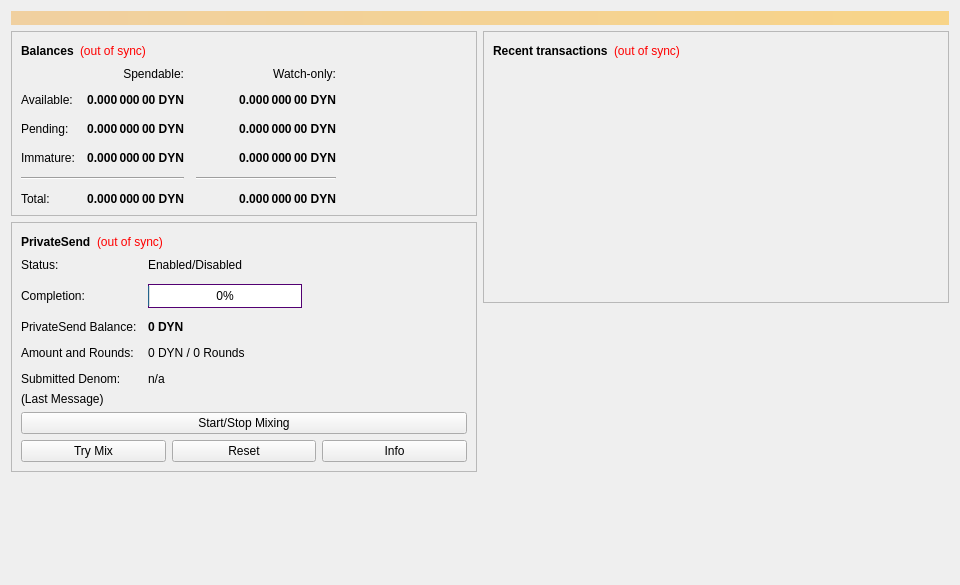
<?xml version="1.0" encoding="UTF-8"?>
<ui version="4.0">
 <class>OverviewPage</class>
 <widget class="QWidget" name="OverviewPage">
  <property name="geometry">
   <rect>
    <x>0</x>
    <y>0</y>
    <width>960</width>
    <height>585</height>
   </rect>
  </property>
  <property name="minimumSize">
   <size>
    <width>960</width>
    <height>0</height>
   </size>
  </property>
  <property name="windowTitle">
   <string>Form</string>
  </property>
  <layout class="QVBoxLayout" name="topLayout">
   <item>
    <widget class="QLabel" name="labelAlerts">
     <property name="visible">
      <bool>false</bool>
     </property>
     <property name="styleSheet">
      <string notr="true">background-color: qlineargradient(x1: 0, y1: 0, x2: 1, y2: 0, stop:0 #F0D0A0, stop:1 #F8D488); color:#000000;</string>
     </property>
     <property name="wordWrap">
      <bool>true</bool>
     </property>
     <property name="margin">
      <number>3</number>
     </property>
    </widget>
   </item>
   <item>
    <layout class="QHBoxLayout" name="horizontalLayout" stretch="1,1">
     <item>
      <layout class="QVBoxLayout" name="verticalLayout_2">
       <item>
        <widget class="QFrame" name="frame">
         <property name="frameShape">
          <enum>QFrame::StyledPanel</enum>
         </property>
         <property name="frameShadow">
          <enum>QFrame::Raised</enum>
         </property>
         <layout class="QVBoxLayout" name="verticalLayout_4">
          <item>
           <layout class="QHBoxLayout" name="horizontalLayout_4">
            <item>
             <widget class="QLabel" name="label_5">
              <property name="font">
               <font>
                <weight>75</weight>
                <bold>true</bold>
               </font>
              </property>
              <property name="text">
               <string>Balances</string>
              </property>
             </widget>
            </item>
            <item>
             <widget class="QLabel" name="labelWalletStatus">
              <property name="toolTip">
               <string>The displayed information may be out of date. Your wallet automatically synchronizes with the Dynamic network after a connection is established, but this process has not completed yet.</string>
              </property>
              <property name="styleSheet">
               <string notr="true">QLabel { color: red; }</string>
              </property>
              <property name="text">
               <string notr="true">(out of sync)</string>
              </property>
              <property name="alignment">
               <set>Qt::AlignLeading|Qt::AlignLeft|Qt::AlignVCenter</set>
              </property>
             </widget>
            </item>
            <item>
             <spacer name="horizontalSpacer_3">
              <property name="orientation">
               <enum>Qt::Horizontal</enum>
              </property>
              <property name="sizeHint" stdset="0">
               <size>
                <width>40</width>
                <height>20</height>
               </size>
              </property>
             </spacer>
            </item>
           </layout>
          </item>
          <item>
           <layout class="QGridLayout" name="gridLayout">
            <property name="spacing">
             <number>12</number>
            </property>
            <item row="2" column="2">
             <widget class="QLabel" name="labelWatchPending">
              <property name="font">
               <font>
                <weight>75</weight>
                <bold>true</bold>
               </font>
              </property>
              <property name="cursor">
               <cursorShape>IBeamCursor</cursorShape>
              </property>
              <property name="toolTip">
               <string>Unconfirmed transactions to watch-only addresses</string>
              </property>
              <property name="text">
               <string notr="true">0.000 000 00 DYN</string>
              </property>
              <property name="alignment">
               <set>Qt::AlignRight|Qt::AlignTrailing|Qt::AlignVCenter</set>
              </property>
              <property name="textInteractionFlags">
               <set>Qt::LinksAccessibleByMouse|Qt::TextSelectableByKeyboard|Qt::TextSelectableByMouse</set>
              </property>
             </widget>
            </item>
            <item row="2" column="1">
             <widget class="QLabel" name="labelUnconfirmed">
              <property name="font">
               <font>
                <weight>75</weight>
                <bold>true</bold>
               </font>
              </property>
              <property name="cursor">
               <cursorShape>IBeamCursor</cursorShape>
              </property>
              <property name="toolTip">
               <string>Total of transactions that have yet to be confirmed, and do not yet count toward the spendable balance</string>
              </property>
              <property name="text">
               <string notr="true">0.000 000 00 DYN</string>
              </property>
              <property name="alignment">
               <set>Qt::AlignRight|Qt::AlignTrailing|Qt::AlignVCenter</set>
              </property>
              <property name="textInteractionFlags">
               <set>Qt::LinksAccessibleByMouse|Qt::TextSelectableByKeyboard|Qt::TextSelectableByMouse</set>
              </property>
             </widget>
            </item>
            <item row="3" column="2">
             <widget class="QLabel" name="labelWatchImmature">
              <property name="font">
               <font>
                <weight>75</weight>
                <bold>true</bold>
               </font>
              </property>
              <property name="cursor">
               <cursorShape>IBeamCursor</cursorShape>
              </property>
              <property name="toolTip">
               <string>Mined balance in watch-only addresses that has not yet matured</string>
              </property>
              <property name="text">
               <string notr="true">0.000 000 00 DYN</string>
              </property>
              <property name="alignment">
               <set>Qt::AlignRight|Qt::AlignTrailing|Qt::AlignVCenter</set>
              </property>
              <property name="textInteractionFlags">
               <set>Qt::LinksAccessibleByMouse|Qt::TextSelectableByKeyboard|Qt::TextSelectableByMouse</set>
              </property>
             </widget>
            </item>
            <item row="4" column="0" colspan="2">
             <widget class="Line" name="lineSpendableBalance">
              <property name="orientation">
               <enum>Qt::Horizontal</enum>
              </property>
             </widget>
            </item>
            <item row="4" column="2">
             <widget class="Line" name="lineWatchBalance">
              <property name="sizePolicy">
               <sizepolicy hsizetype="Preferred" vsizetype="Fixed">
                <horstretch>0</horstretch>
                <verstretch>0</verstretch>
               </sizepolicy>
              </property>
              <property name="minimumSize">
               <size>
                <width>140</width>
                <height>0</height>
               </size>
              </property>
              <property name="orientation">
               <enum>Qt::Horizontal</enum>
              </property>
             </widget>
            </item>
            <item row="5" column="0">
             <widget class="QLabel" name="labelTotalText">
              <property name="text">
               <string>Total:</string>
              </property>
             </widget>
            </item>
            <item row="3" column="1">
             <widget class="QLabel" name="labelImmature">
              <property name="font">
               <font>
                <weight>75</weight>
                <bold>true</bold>
               </font>
              </property>
              <property name="cursor">
               <cursorShape>IBeamCursor</cursorShape>
              </property>
              <property name="toolTip">
               <string>Mined balance that has not yet matured</string>
              </property>
              <property name="text">
               <string notr="true">0.000 000 00 DYN</string>
              </property>
              <property name="alignment">
               <set>Qt::AlignRight|Qt::AlignTrailing|Qt::AlignVCenter</set>
              </property>
              <property name="textInteractionFlags">
               <set>Qt::LinksAccessibleByMouse|Qt::TextSelectableByKeyboard|Qt::TextSelectableByMouse</set>
              </property>
             </widget>
            </item>
            <item row="2" column="3">
             <spacer name="horizontalSpacer_2">
              <property name="orientation">
               <enum>Qt::Horizontal</enum>
              </property>
              <property name="sizeHint" stdset="0">
               <size>
                <width>40</width>
                <height>20</height>
               </size>
              </property>
             </spacer>
            </item>
            <item row="3" column="0">
             <widget class="QLabel" name="labelImmatureText">
              <property name="text">
               <string>Immature:</string>
              </property>
             </widget>
            </item>
            <item row="5" column="1">
             <widget class="QLabel" name="labelTotal">
              <property name="font">
               <font>
                <weight>75</weight>
                <bold>true</bold>
               </font>
              </property>
              <property name="cursor">
               <cursorShape>IBeamCursor</cursorShape>
              </property>
              <property name="toolTip">
               <string>Your current total balance</string>
              </property>
              <property name="text">
               <string notr="true">0.000 000 00 DYN</string>
              </property>
              <property name="alignment">
               <set>Qt::AlignRight|Qt::AlignTrailing|Qt::AlignVCenter</set>
              </property>
              <property name="textInteractionFlags">
               <set>Qt::LinksAccessibleByMouse|Qt::TextSelectableByKeyboard|Qt::TextSelectableByMouse</set>
              </property>
             </widget>
            </item>
            <item row="5" column="2">
             <widget class="QLabel" name="labelWatchTotal">
              <property name="font">
               <font>
                <weight>75</weight>
                <bold>true</bold>
               </font>
              </property>
              <property name="cursor">
               <cursorShape>IBeamCursor</cursorShape>
              </property>
              <property name="toolTip">
               <string>Current total balance in watch-only addresses</string>
              </property>
              <property name="text">
               <string notr="true">0.000 000 00 DYN</string>
              </property>
              <property name="alignment">
               <set>Qt::AlignRight|Qt::AlignTrailing|Qt::AlignVCenter</set>
              </property>
              <property name="textInteractionFlags">
               <set>Qt::LinksAccessibleByMouse|Qt::TextSelectableByKeyboard|Qt::TextSelectableByMouse</set>
              </property>
             </widget>
            </item>
            <item row="0" column="2">
             <widget class="QLabel" name="labelWatchonly">
              <property name="text">
               <string>Watch-only:</string>
              </property>
              <property name="alignment">
               <set>Qt::AlignRight|Qt::AlignTrailing|Qt::AlignVCenter</set>
              </property>
             </widget>
            </item>
            <item row="1" column="0">
             <widget class="QLabel" name="labelBalanceText">
              <property name="text">
               <string>Available:</string>
              </property>
             </widget>
            </item>
            <item row="1" column="1">
             <widget class="QLabel" name="labelBalance">
              <property name="font">
               <font>
                <weight>75</weight>
                <bold>true</bold>
               </font>
              </property>
              <property name="cursor">
               <cursorShape>IBeamCursor</cursorShape>
              </property>
              <property name="toolTip">
               <string>Your current spendable balance</string>
              </property>
              <property name="text">
               <string notr="true">0.000 000 00 DYN</string>
              </property>
              <property name="alignment">
               <set>Qt::AlignRight|Qt::AlignTrailing|Qt::AlignVCenter</set>
              </property>
              <property name="textInteractionFlags">
               <set>Qt::LinksAccessibleByMouse|Qt::TextSelectableByKeyboard|Qt::TextSelectableByMouse</set>
              </property>
             </widget>
            </item>
            <item row="1" column="2">
             <widget class="QLabel" name="labelWatchAvailable">
              <property name="font">
               <font>
                <weight>75</weight>
                <bold>true</bold>
               </font>
              </property>
              <property name="cursor">
               <cursorShape>IBeamCursor</cursorShape>
              </property>
              <property name="toolTip">
               <string>Your current balance in watch-only addresses</string>
              </property>
              <property name="text">
               <string notr="true">0.000 000 00 DYN</string>
              </property>
              <property name="alignment">
               <set>Qt::AlignRight|Qt::AlignTrailing|Qt::AlignVCenter</set>
              </property>
              <property name="textInteractionFlags">
               <set>Qt::LinksAccessibleByMouse|Qt::TextSelectableByKeyboard|Qt::TextSelectableByMouse</set>
              </property>
             </widget>
            </item>
            <item row="2" column="0">
             <widget class="QLabel" name="labelPendingText">
              <property name="text">
               <string>Pending:</string>
              </property>
             </widget>
            </item>
            <item row="0" column="1">
             <widget class="QLabel" name="labelSpendable">
              <property name="text">
               <string>Spendable:</string>
              </property>
              <property name="alignment">
               <set>Qt::AlignRight|Qt::AlignTrailing|Qt::AlignVCenter</set>
              </property>
             </widget>
            </item>
           </layout>
          </item>
         </layout>
        </widget>
       </item>
       <item>
        <widget class="QFrame" name="framePrivateSend">
         <property name="layoutDirection">
          <enum>Qt::LeftToRight</enum>
         </property>
         <property name="frameShape">
          <enum>QFrame::StyledPanel</enum>
         </property>
         <property name="frameShadow">
          <enum>QFrame::Raised</enum>
         </property>
         <layout class="QVBoxLayout" name="VerticalLayout_PS1">
          <item>
           <layout class="QHBoxLayout" name="horizontalLayout_5">
            <item>
             <widget class="QLabel" name="labelPrivateSendHeader">
              <property name="font">
               <font>
                <weight>75</weight>
                <bold>true</bold>
               </font>
              </property>
              <property name="text">
               <string>PrivateSend</string>
              </property>
             </widget>
            </item>
            <item>
             <widget class="QLabel" name="labelPrivateSendSyncStatus">
              <property name="toolTip">
               <string>The displayed information may be out of date. Your wallet automatically synchronizes with the Dynamic network after a connection is established, but this process has not completed yet.</string>
              </property>
              <property name="styleSheet">
               <string notr="true">QLabel { color: red; }</string>
              </property>
              <property name="text">
               <string notr="true">(out of sync)</string>
              </property>
              <property name="alignment">
               <set>Qt::AlignLeading|Qt::AlignLeft|Qt::AlignVCenter</set>
              </property>
             </widget>
            </item>
            <item>
             <spacer name="horizontalSpacer_4">
              <property name="orientation">
               <enum>Qt::Horizontal</enum>
              </property>
              <property name="sizeHint" stdset="0">
               <size>
                <width>40</width>
                <height>20</height>
               </size>
              </property>
             </spacer>
            </item>
           </layout>
          </item>
          <item>
           <layout class="QFormLayout" name="privateSendFormLayout">
            <property name="fieldGrowthPolicy">
             <enum>QFormLayout::AllNonFixedFieldsGrow</enum>
            </property>
            <property name="horizontalSpacing">
             <number>11</number>
            </property>
            <property name="verticalSpacing">
             <number>12</number>
            </property>
            <item row="0" column="1">
             <widget class="QLabel" name="labelPrivateSendEnabled">
              <property name="text">
               <string>Enabled/Disabled</string>
              </property>
             </widget>
            </item>
            <item row="1" column="0">
             <widget class="QLabel" name="labelCompletitionText">
              <property name="text">
               <string>Completion:</string>
              </property>
             </widget>
            </item>
            <item row="1" column="1">
             <widget class="QProgressBar" name="privateSendProgress">
              <property name="maximumSize">
               <size>
                <width>154</width>
                <height>16777215</height>
               </size>
              </property>
              <property name="styleSheet">
               <string notr="true">border-width:1px;
border-color:rgb(82,0,114);
border-style:solid;</string>
              </property>
              <property name="value">
               <number>0</number>
              </property>
              <property name="alignment">
               <set>Qt::AlignCenter</set>
              </property>
             </widget>
            </item>
            <item row="2" column="0">
             <widget class="QLabel" name="labelAnonymizedText">
              <property name="text">
               <string>PrivateSend Balance:</string>
              </property>
             </widget>
            </item>
            <item row="2" column="1">
             <widget class="QLabel" name="labelAnonymized">
              <property name="font">
               <font>
                <weight>75</weight>
                <bold>true</bold>
               </font>
              </property>
              <property name="text">
               <string notr="true">0 DYN</string>
              </property>
             </widget>
            </item>
            <item row="3" column="0">
             <widget class="QLabel" name="labelAmountAndRoundsText">
              <property name="text">
               <string>Amount and Rounds:</string>
              </property>
             </widget>
            </item>
            <item row="3" column="1">
             <widget class="QLabel" name="labelAmountRounds">
              <property name="text">
               <string>0 DYN / 0 Rounds</string>
              </property>
             </widget>
            </item>
            <item row="4" column="0">
             <widget class="QLabel" name="labelSubmittedDenomText">
              <property name="text">
               <string>Submitted Denom:</string>
              </property>
              <property name="wordWrap">
               <bool>false</bool>
              </property>
             </widget>
            </item>
            <item row="4" column="1">
             <widget class="QLabel" name="labelSubmittedDenom">
              <property name="toolTip">
               <string>The denominations you submitted to the Dynode.&lt;br&gt;To mix, other users must submit the exact same denominations.</string>
              </property>
              <property name="text">
               <string>n/a</string>
              </property>
             </widget>
            </item>
            <item row="0" column="0">
             <widget class="QLabel" name="labelPrivateSendEnabledText">
              <property name="text">
               <string>Status:</string>
              </property>
              <property name="alignment">
               <set>Qt::AlignLeading|Qt::AlignLeft|Qt::AlignVCenter</set>
              </property>
             </widget>
            </item>
           </layout>
          </item>
          <item>
           <layout class="QVBoxLayout" name="VerticalLayout_PS">
            <item>
             <widget class="QLabel" name="labelPrivateSendLastMessage">
              <property name="text">
               <string>(Last Message)</string>
              </property>
              <property name="alignment">
               <set>Qt::AlignLeading|Qt::AlignLeft|Qt::AlignTop</set>
              </property>
              <property name="wordWrap">
               <bool>true</bool>
              </property>
             </widget>
            </item>
            <item>
             <widget class="QPushButton" name="togglePrivateSend">
              <property name="sizePolicy">
               <sizepolicy hsizetype="MinimumExpanding" vsizetype="Fixed">
                <horstretch>0</horstretch>
                <verstretch>0</verstretch>
               </sizepolicy>
              </property>
              <property name="text">
               <string>Start/Stop Mixing</string>
              </property>
             </widget>
            </item>
            <item>
             <layout class="QHBoxLayout" name="horizontalLayout_debugbuttons">
              <item>
               <widget class="QPushButton" name="privateSendAuto">
                <property name="sizePolicy">
                 <sizepolicy hsizetype="MinimumExpanding" vsizetype="Fixed">
                  <horstretch>0</horstretch>
                  <verstretch>0</verstretch>
                 </sizepolicy>
                </property>
                <property name="toolTip">
                 <string>Try to manually submit a PrivateSend request.</string>
                </property>
                <property name="text">
                 <string>Try Mix</string>
                </property>
               </widget>
              </item>
              <item>
               <widget class="QPushButton" name="privateSendReset">
                <property name="sizePolicy">
                 <sizepolicy hsizetype="MinimumExpanding" vsizetype="Fixed">
                  <horstretch>0</horstretch>
                  <verstretch>0</verstretch>
                 </sizepolicy>
                </property>
                <property name="toolTip">
                 <string>Reset the current status of PrivateSend (can interrupt PrivateSend if it's in the process of Mixing, which can cost you money!)</string>
                </property>
                <property name="autoFillBackground">
                 <bool>false</bool>
                </property>
                <property name="text">
                 <string>Reset</string>
                </property>
               </widget>
              </item>
              <item>
               <widget class="QPushButton" name="privateSendInfo">
                <property name="sizePolicy">
                 <sizepolicy hsizetype="MinimumExpanding" vsizetype="Fixed">
                  <horstretch>0</horstretch>
                  <verstretch>0</verstretch>
                 </sizepolicy>
                </property>
                <property name="toolTip">
                 <string>Information about PrivateSend and Mixing</string>
                </property>
                <property name="text">
                 <string>Info</string>
                </property>
               </widget>
              </item>
             </layout>
            </item>
           </layout>
          </item>
         </layout>
        </widget>
       </item>
       <item>
        <spacer name="verticalSpacer">
         <property name="orientation">
          <enum>Qt::Vertical</enum>
         </property>
         <property name="sizeHint" stdset="0">
          <size>
           <width>20</width>
           <height>40</height>
          </size>
         </property>
        </spacer>
       </item>
      </layout>
     </item>
     <item>
      <layout class="QVBoxLayout" name="verticalLayout_3">
       <item>
        <widget class="QFrame" name="frame_2">
         <property name="frameShape">
          <enum>QFrame::StyledPanel</enum>
         </property>
         <property name="frameShadow">
          <enum>QFrame::Raised</enum>
         </property>
         <layout class="QVBoxLayout" name="verticalLayout">
          <item>
           <layout class="QHBoxLayout" name="horizontalLayout_2">
            <item>
             <widget class="QLabel" name="label_4">
              <property name="font">
               <font>
                <weight>75</weight>
                <bold>true</bold>
               </font>
              </property>
              <property name="text">
               <string>Recent transactions</string>
              </property>
             </widget>
            </item>
            <item>
             <widget class="QLabel" name="labelTransactionsStatus">
              <property name="toolTip">
               <string>The displayed information may be out of date. Your wallet automatically synchronizes with the Dynamic network after a connection is established, but this process has not completed yet.</string>
              </property>
              <property name="styleSheet">
               <string notr="true">QLabel { color: red; }</string>
              </property>
              <property name="text">
               <string notr="true">(out of sync)</string>
              </property>
              <property name="alignment">
               <set>Qt::AlignLeading|Qt::AlignLeft|Qt::AlignVCenter</set>
              </property>
             </widget>
            </item>
            <item>
             <spacer name="horizontalSpacer">
              <property name="orientation">
               <enum>Qt::Horizontal</enum>
              </property>
              <property name="sizeHint" stdset="0">
               <size>
                <width>40</width>
                <height>20</height>
               </size>
              </property>
             </spacer>
            </item>
           </layout>
          </item>
          <item>
           <widget class="QListView" name="listTransactions">
            <property name="styleSheet">
             <string notr="true">QListView { background: transparent; }</string>
            </property>
            <property name="frameShape">
             <enum>QFrame::NoFrame</enum>
            </property>
            <property name="verticalScrollBarPolicy">
             <enum>Qt::ScrollBarAlwaysOff</enum>
            </property>
            <property name="horizontalScrollBarPolicy">
             <enum>Qt::ScrollBarAlwaysOff</enum>
            </property>
            <property name="selectionMode">
             <enum>QAbstractItemView::NoSelection</enum>
            </property>
           </widget>
          </item>
         </layout>
        </widget>
       </item>
       <item>
        <spacer name="verticalSpacer_2">
         <property name="orientation">
          <enum>Qt::Vertical</enum>
         </property>
         <property name="sizeHint" stdset="0">
          <size>
           <width>20</width>
           <height>40</height>
          </size>
         </property>
        </spacer>
       </item>
      </layout>
     </item>
    </layout>
   </item>
  </layout>
 </widget>
 <resources/>
 <connections/>
</ui>
